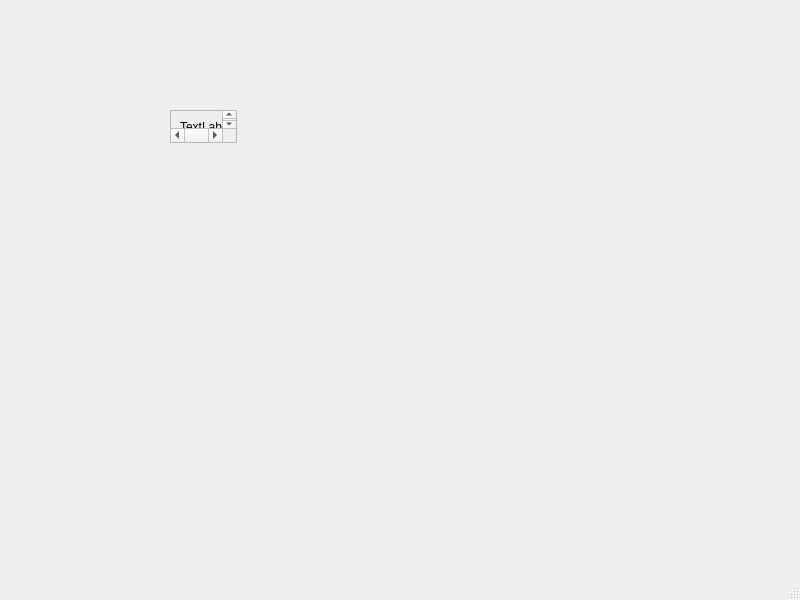
<?xml version="1.0" encoding="UTF-8"?>
<ui version="4.0">
 <class>MainWindow</class>
 <widget class="QMainWindow" name="MainWindow">
  <property name="geometry">
   <rect>
    <x>0</x>
    <y>0</y>
    <width>800</width>
    <height>600</height>
   </rect>
  </property>
  <property name="windowTitle">
   <string>MainWindow</string>
  </property>
  <widget class="QWidget" name="centralwidget">
   <widget class="QScrollArea" name="scrollArea">
    <property name="geometry">
     <rect>
      <x>170</x>
      <y>110</y>
      <width>67</width>
      <height>33</height>
     </rect>
    </property>
    <property name="sizeAdjustPolicy">
     <enum>QAbstractScrollArea::AdjustToContents</enum>
    </property>
    <property name="widgetResizable">
     <bool>true</bool>
    </property>
    <widget class="QWidget" name="scrollAreaWidgetContents">
     <property name="geometry">
      <rect>
       <x>0</x>
       <y>0</y>
       <width>65</width>
       <height>31</height>
      </rect>
     </property>
     <layout class="QVBoxLayout" name="verticalLayout">
      <item>
       <widget class="QLabel" name="label">
        <property name="text">
         <string>TextLabel</string>
        </property>
       </widget>
      </item>
     </layout>
    </widget>
   </widget>
  </widget>
  <widget class="QMenuBar" name="menubar">
   <property name="geometry">
    <rect>
     <x>0</x>
     <y>0</y>
     <width>800</width>
     <height>21</height>
    </rect>
   </property>
  </widget>
  <widget class="QStatusBar" name="statusbar"/>
 </widget>
 <resources/>
 <connections/>
</ui>
